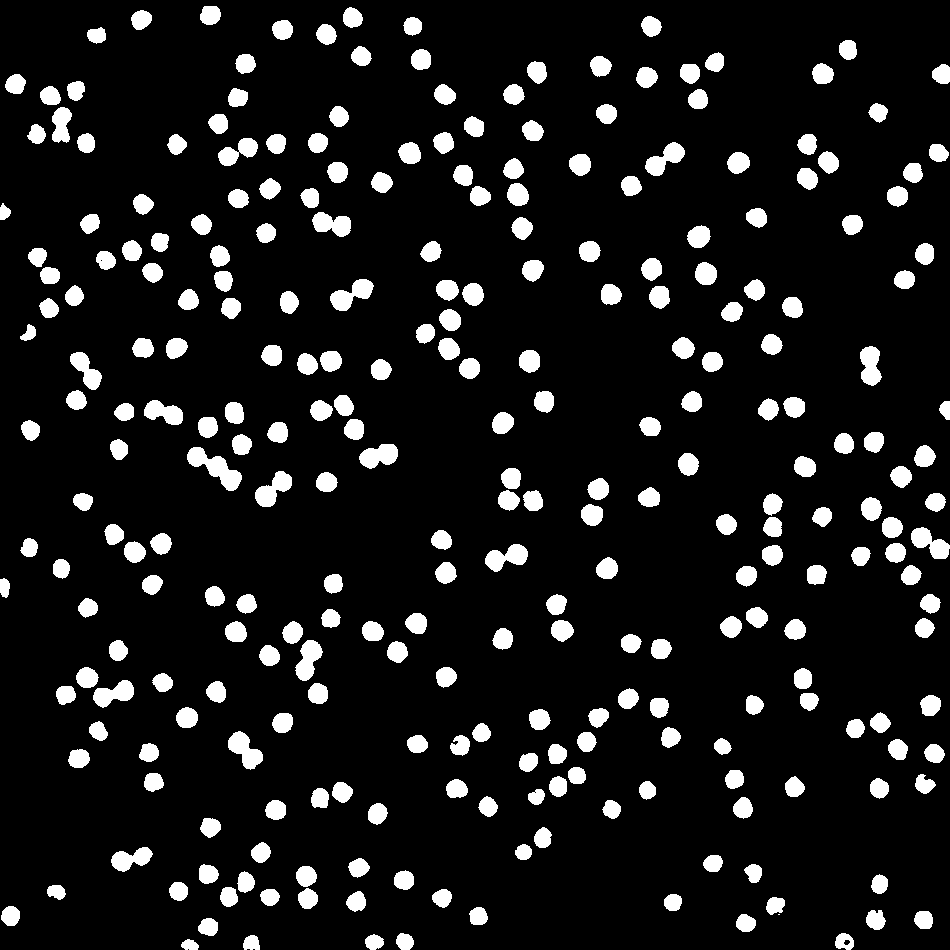
#> input picture stage_0.bmp, 950 x 950 px, found by its file name
$ python watershed.py   (older library calls are emulated)
#> lines starting #> are read from the running program, lines starting #| are printed output that depends on the picture; after the words box and inside, x2 and y2 are one past the last pixel; in counts of white or black regions, pixels touching at a corner belong together
import numpy as np
from scipy import ndimage
from scipy.ndimage import label, distance_transform_edt
from skimage.segmentation import watershed
from skimage.feature import peak_local_max
import matplotlib.pyplot as plt
from PIL import Image

def watershed_segment_cells(image_path, min_distance=6, save_outputs=True):
    """
    Watershed segmentation for cell separation.

    Args:
        image_path: Path to binary image (cells white, background black)
        min_distance: Minimum distance between cell centers (tune this)
        save_outputs: Whether to save intermediate results
    """
#> called with image_path = 'stage_0.bmp', min_distance = 6, save_outputs = True
    # Load image
    img = Image.open(image_path).convert('L')
#> img: PIL image 950x950 L; 10.5% white; 283 white regions (1 under 20 px), largest, box (x1, y1, x2, y2) and area: (187, 447, 242, 491) 1010, (330, 279, 374, 311) 727, (228, 731, 263, 770) 724
    binary = np.array(img) > 128  # True for cells, False for background

    # Distance transform
    distance = distance_transform_edt(binary)
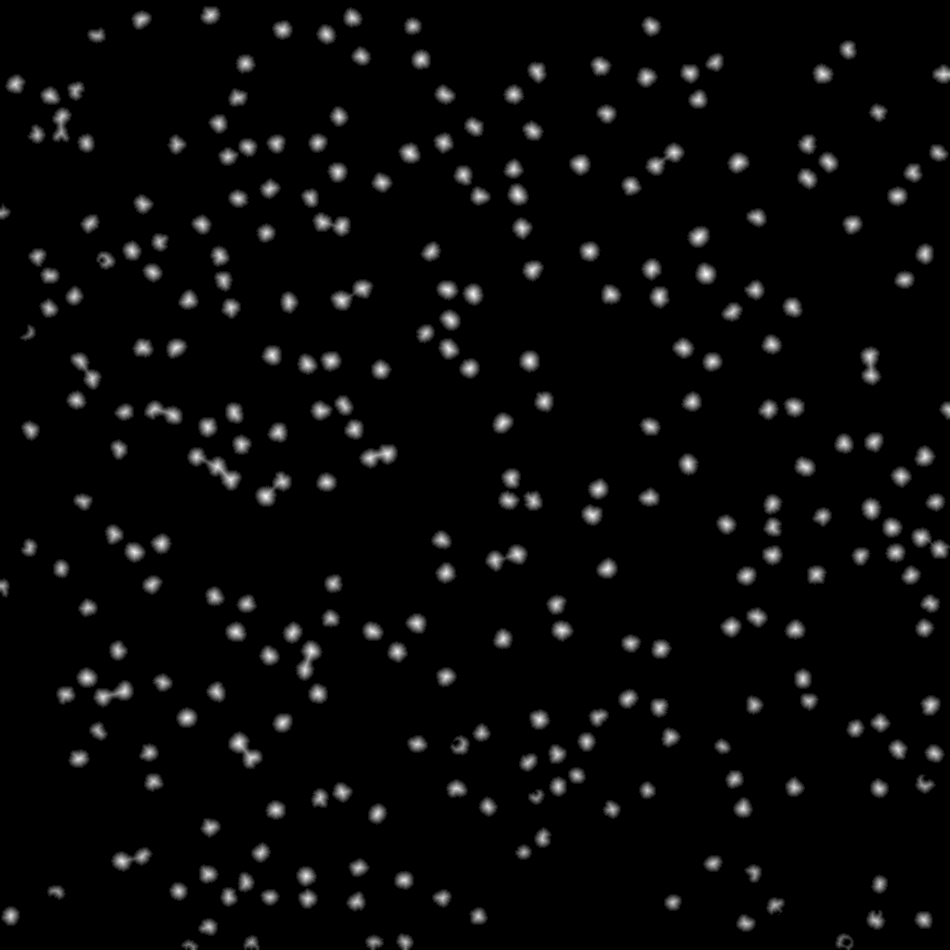
#> distance: shape (950, 950) float64; min 0, max 10.77, mean 0.38; drawn with min black and max white

    # Find peaks (cell centers) with minimum separation
    local_maxima = peak_local_max(
        distance,
        min_distance=min_distance,  # Key parameter - increase to reduce over-segmentation
        indices=False,
        exclude_border=False
    )
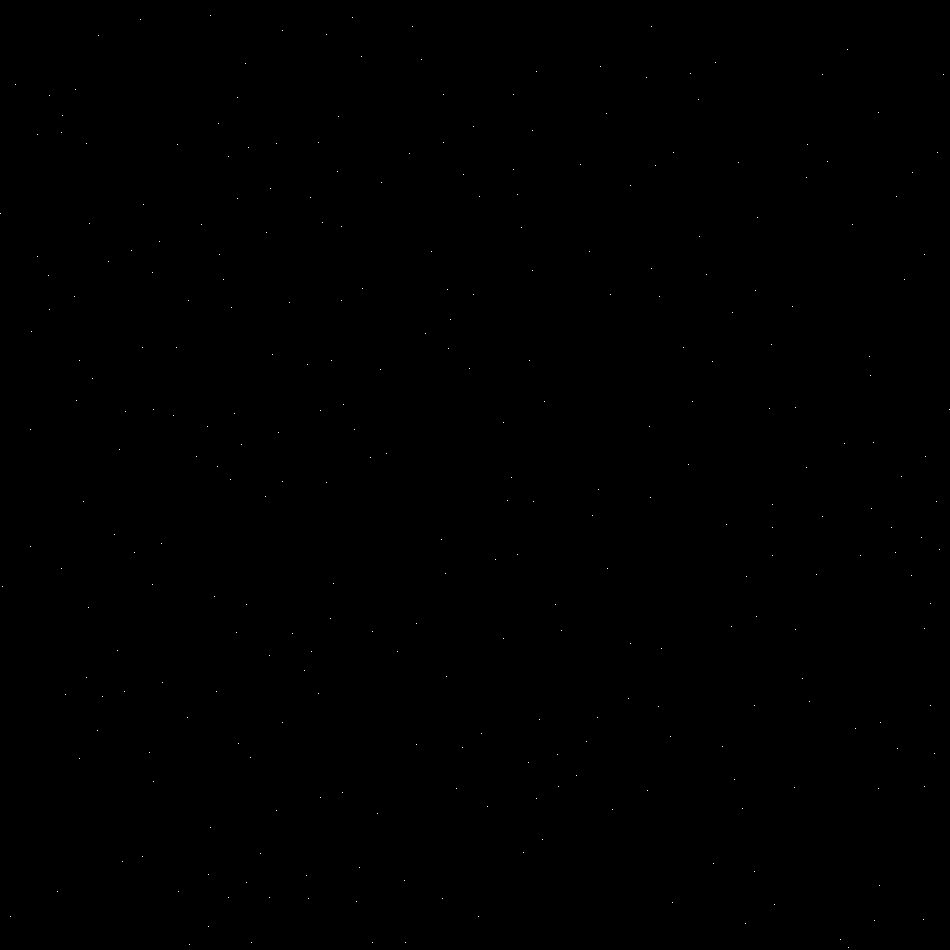
#> local_maxima: shape (950, 950) bool; 0.03% white in thin lines or dots

    # Label the peaks
    markers, num_peaks = label(local_maxima)
#> markers: shape (950, 950) int32; 302 distinct labels, from 0 to 301
#> num_peaks = 301
    print(f"Found {num_peaks} cell centers")
#| Found 301 cell centers

    # Watershed
    labels = watershed(-distance, markers, mask=binary)
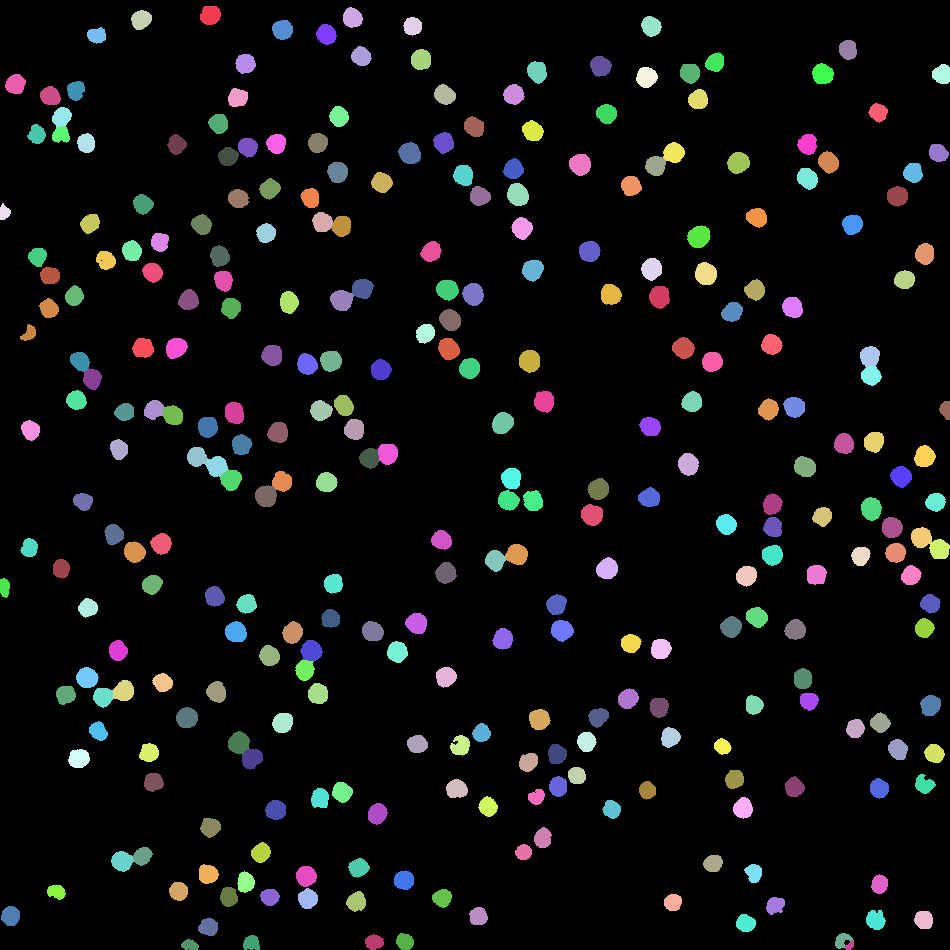
#> labels: shape (950, 950) int32; 302 distinct labels, from 0 to 301; one colour per label, 0 black

    # Create output showing watershed lines
    watershed_lines = np.zeros_like(binary)
    for i in range(1, labels.max() + 1):
        mask = labels == i
        dilated = ndimage.binary_dilation(mask)
        border = dilated & ~mask
        watershed_lines |= border
#> mask: shape (950, 950) bool; 0.01% white; 1 white region, box (x1, y1, x2, y2) and area: (845, 941, 854, 950) 57
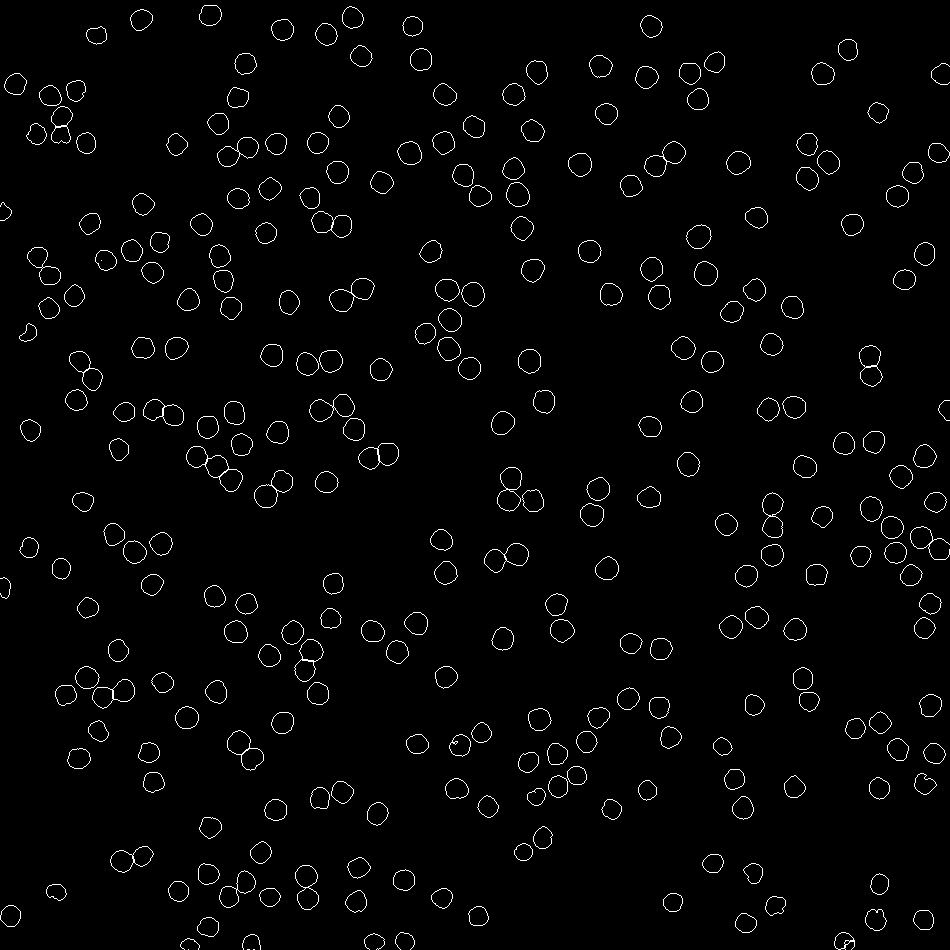
#> watershed_lines: shape (950, 950) bool; 2% white in thin lines or dots

    # Apply erosion
    result = binary.copy()
    result[watershed_lines] = False
#> result: shape (950, 950) bool; 10.5% white; 301 white regions (1 under 20 px), largest, box (x1, y1, x2, y2) and area: (218, 138, 258, 166) 605, (687, 225, 711, 248) 408, (695, 262, 717, 285) 404

    if save_outputs:
        # Visualize results
        fig, axes = plt.subplots(2, 3, figsize=(15, 10))

        axes[0, 0].imshow(binary, cmap='gray')
        axes[0, 0].set_title('Original Binary')

        axes[0, 1].imshow(distance, cmap='hot')
        axes[0, 1].set_title('Distance Transform')

        axes[0, 2].imshow(local_maxima, cmap='gray')
        axes[0, 2].set_title(f'Peaks (min_dist={min_distance})')

        axes[1, 0].imshow(labels, cmap='nipy_spectral')
        axes[1, 0].set_title(f'Watershed Labels ({num_peaks} regions)')

        axes[1, 1].imshow(watershed_lines, cmap='gray')
        axes[1, 1].set_title('Watershed Lines')

        axes[1, 2].imshow(result, cmap='gray')
        axes[1, 2].set_title('Final Result')

        for ax in axes.flat:
            ax.axis('off')

        plt.tight_layout()
        plt.savefig('watershed_debug.png', dpi=150)
        plt.show()

        # Save result
        Image.fromarray((result * 255).astype(np.uint8)).save('watershed_result.png')

    return result, labels, distance

# Example usage
if __name__ == "__main__":
    # Test with your image
    result, labels, distance = watershed_segment_cells(
        'stage_0.bmp',  # Your binary image
        min_distance=6  # Start with 6, increase if over-segmented
    )

    # Try different min_distance values
    for min_dist in [4, 5, 6, 7, 8]:
        print(f"\nTesting min_distance={min_dist}")
        result, labels, distance = watershed_segment_cells(
            'stage_0.bmp',
            min_distance=min_dist,
            save_outputs=False
        )
#> call 2 of watershed_segment_cells, with image_path = 'stage_0.bmp', min_distance = 4, save_outputs = False
#> in watershed_segment_cells (call 2), `local_maxima = peak_local_max( distance, min_distance=min_distance,`: local_maxima: shape (950, 950) bool; 0.03% white in thin lines or dots
#> in watershed_segment_cells (call 2), `markers, num_peaks = label(local_maxima)`: markers: shape (950, 950) int32; 304 distinct labels, from 0 to 303
#> in watershed_segment_cells (call 2), `markers, num_peaks = label(local_maxima)`: num_peaks = 303
#| Found 303 cell centers
#> in watershed_segment_cells (call 2), `labels = watershed(-distance, markers, mask=binary)`: labels: shape (950, 950) int32; 304 distinct labels, from 0 to 303
#> after the loop in watershed_segment_cells (call 2), `for i in range(1, labels.max() + 1):`:
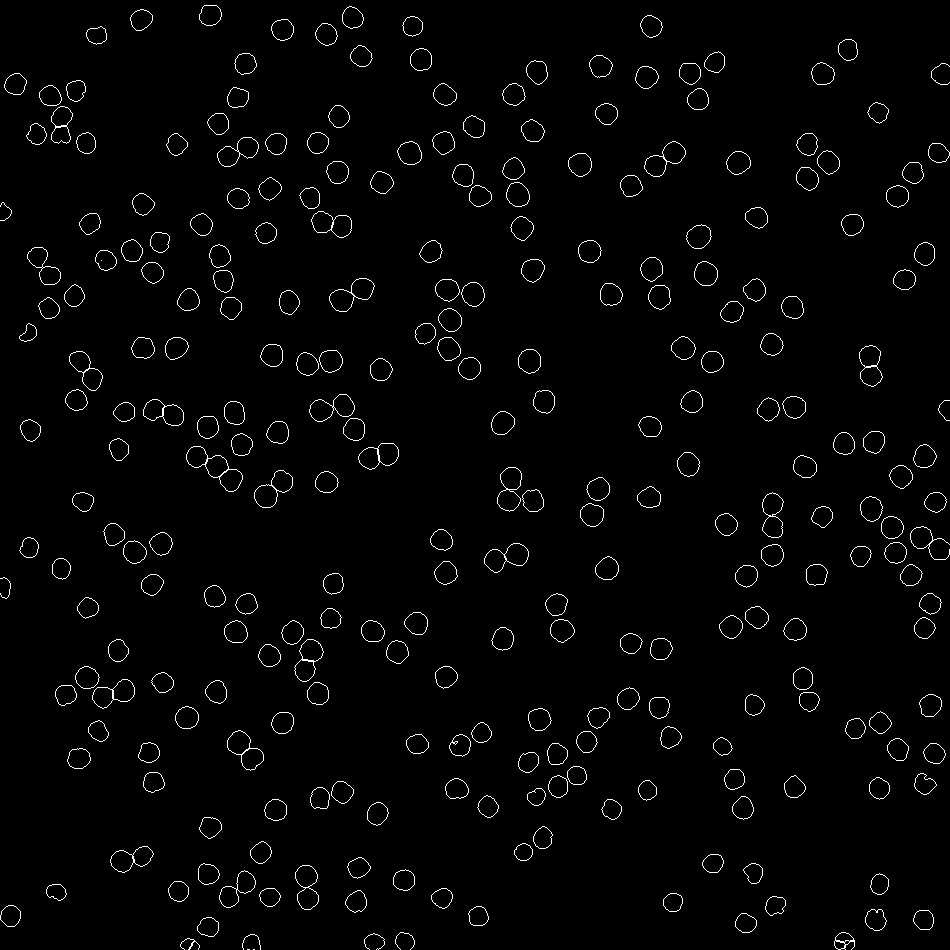
#> watershed_lines: shape (950, 950) bool; 2% white in thin lines or dots
        print(f"Regions found: {labels.max()}")
#| Regions found: 303
